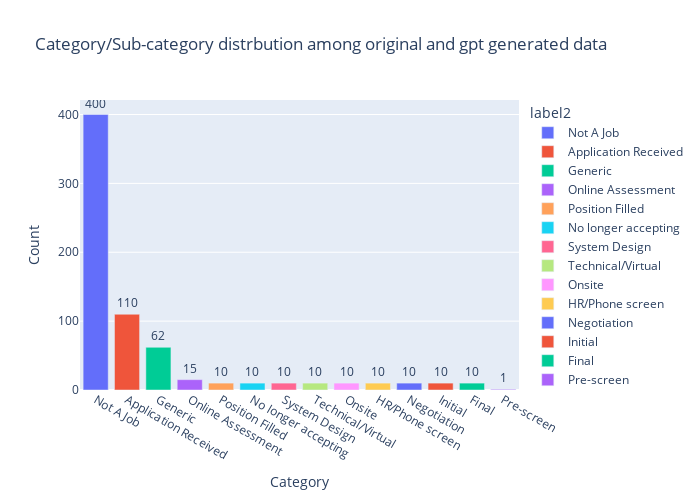

The notebook cell saved with this chart:
### Code cell
plot_value_counts(df=df_for_label_distribution, column_name='label2', title='Category/Sub-category distrbution among original and gpt generated data')

### Figure 1 — Plotly figure (JSON) as saved in the notebook; plotly's stock layout.template omitted (floating-point values rounded to 4 significant figures)
{"data": [{"alignmentgroup": "True", "hovertemplate": "label2=%{x}<br>Count=%{text}<extra></extra>", "legendgroup": "Not A Job", "marker": {"color": "#636EFA", "pattern": {"shape": ""}}, "name": "Not A Job", "offsetgroup": "Not A Job", "orientation": "v", "showlegend": true, "text": [400], "textposition": "outside", "type": "bar", "x": ["Not A Job"], "xaxis": "x", "y": [400], "yaxis": "y"}, {"alignmentgroup": "True", "hovertemplate": "label2=%{x}<br>Count=%{text}<extra></extra>", "legendgroup": "Application Received", "marker": {"color": "#EF553B", "pattern": {"shape": ""}}, "name": "Application Received", "offsetgroup": "Application Received", "orientation": "v", "showlegend": true, "text": [110], "textposition": "outside", "type": "bar", "x": ["Application Received"], "xaxis": "x", "y": [110], "yaxis": "y"}, {"alignmentgroup": "True", "hovertemplate": "label2=%{x}<br>Count=%{text}<extra></extra>", "legendgroup": "Generic", "marker": {"color": "#00CC96", "pattern": {"shape": ""}}, "name": "Generic", "offsetgroup": "Generic", "orientation": "v", "showlegend": true, "text": [62], "textposition": "outside", "type": "bar", "x": ["Generic"], "xaxis": "x", "y": [62], "yaxis": "y"}, {"alignmentgroup": "True", "hovertemplate": "label2=%{x}<br>Count=%{text}<extra></extra>", "legendgroup": "Online Assessment", "marker": {"color": "#AB63FA", "pattern": {"shape": ""}}, "name": "Online Assessment", "offsetgroup": "Online Assessment", "orientation": "v", "showlegend": true, "text": [15], "textposition": "outside", "type": "bar", "x": ["Online Assessment"], "xaxis": "x", "y": [15], "yaxis": "y"}, {"alignmentgroup": "True", "hovertemplate": "label2=%{x}<br>Count=%{text}<extra></extra>", "legendgroup": "Position Filled", "marker": {"color": "#FFA15A", "pattern": {"shape": ""}}, "name": "Position Filled", "offsetgroup": "Position Filled", "orientation": "v", "showlegend": true, "text": [10], "textposition": "outside", "type": "bar", "x": ["Position Filled"], "xaxis": "x", "y": [10], "yaxis": "y"}, {"alignmentgroup": "True", "hovertemplate": "label2=%{x}<br>Count=%{text}<extra></extra>", "legendgroup": "No longer accepting", "marker": {"color": "#19D3F3", "pattern": {"shape": ""}}, "name": "No longer accepting", "offsetgroup": "No longer accepting", "orientation": "v", "showlegend": true, "text": [10], "textposition": "outside", "type": "bar", "x": ["No longer accepting"], "xaxis": "x", "y": [10], "yaxis": "y"}, {"alignmentgroup": "True", "hovertemplate": "label2=%{x}<br>Count=%{text}<extra></extra>", "legendgroup": "System Design", "marker": {"color": "#FF6692", "pattern": {"shape": ""}}, "name": "System Design", "offsetgroup": "System Design", "orientation": "v", "showlegend": true, "text": [10], "textposition": "outside", "type": "bar", "x": ["System Design"], "xaxis": "x", "y": [10], "yaxis": "y"}, {"alignmentgroup": "True", "hovertemplate": "label2=%{x}<br>Count=%{text}<extra></extra>", "legendgroup": "Technical/Virtual", "marker": {"color": "#B6E880", "pattern": {"shape": ""}}, "name": "Technical/Virtual", "offsetgroup": "Technical/Virtual", "orientation": "v", "showlegend": true, "text": [10], "textposition": "outside", "type": "bar", "x": ["Technical/Virtual"], "xaxis": "x", "y": [10], "yaxis": "y"}, {"alignmentgroup": "True", "hovertemplate": "label2=%{x}<br>Count=%{text}<extra></extra>", "legendgroup": "Onsite", "marker": {"color": "#FF97FF", "pattern": {"shape": ""}}, "name": "Onsite", "offsetgroup": "Onsite", "orientation": "v", "showlegend": true, "text": [10], "textposition": "outside", "type": "bar", "x": ["Onsite"], "xaxis": "x", "y": [10], "yaxis": "y"}, {"alignmentgroup": "True", "hovertemplate": "label2=%{x}<br>Count=%{text}<extra></extra>", "legendgroup": "HR/Phone screen", "marker": {"color": "#FECB52", "pattern": {"shape": ""}}, "name": "HR/Phone screen", "offsetgroup": "HR/Phone screen", "orientation": "v", "showlegend": true, "text": [10], "textposition": "outside", "type": "bar", "x": ["HR/Phone screen"], "xaxis": "x", "y": [10], "yaxis": "y"}, {"alignmentgroup": "True", "hovertemplate": "label2=%{x}<br>Count=%{text}<extra></extra>", "legendgroup": "Negotiation", "marker": {"color": "#636EFA", "pattern": {"shape": ""}}, "name": "Negotiation", "offsetgroup": "Negotiation", "orientation": "v", "showlegend": true, "text": [10], "textposition": "outside", "type": "bar", "x": ["Negotiation"], "xaxis": "x", "y": [10], "yaxis": "y"}, {"alignmentgroup": "True", "hovertemplate": "label2=%{x}<br>Count=%{text}<extra></extra>", "legendgroup": "Initial", "marker": {"color": "#EF553B", "pattern": {"shape": ""}}, "name": "Initial", "offsetgroup": "Initial", "orientation": "v", "showlegend": true, "text": [10], "textposition": "outside", "type": "bar", "x": ["Initial"], "xaxis": "x", "y": [10], "yaxis": "y"}, {"alignmentgroup": "True", "hovertemplate": "label2=%{x}<br>Count=%{text}<extra></extra>", "legendgroup": "Final", "marker": {"color": "#00CC96", "pattern": {"shape": ""}}, "name": "Final", "offsetgroup": "Final", "orientation": "v", "showlegend": true, "text": [10], "textposition": "outside", "type": "bar", "x": ["Final"], "xaxis": "x", "y": [10], "yaxis": "y"}, {"alignmentgroup": "True", "hovertemplate": "label2=%{x}<br>Count=%{text}<extra></extra>", "legendgroup": "Pre-screen", "marker": {"color": "#AB63FA", "pattern": {"shape": ""}}, "name": "Pre-screen", "offsetgroup": "Pre-screen", "orientation": "v", "showlegend": true, "text": [1], "textposition": "outside", "type": "bar", "x": ["Pre-screen"], "xaxis": "x", "y": [1], "yaxis": "y"}], "layout": {"barmode": "relative", "height": 500, "legend": {"title": {"text": "label2"}, "tracegroupgap": 0}, "title": {"text": "Category/Sub-category distrbution among original and gpt generated data"}, "width": 700, "xaxis": {"anchor": "y", "categoryarray": ["Not A Job", "Application Received", "Generic", "Online Assessment", "Position Filled", "No longer accepting", "System Design", "Technical/Virtual", "Onsite", "HR/Phone screen", "Negotiation", "Initial", "Final", "Pre-screen"], "categoryorder": "array", "domain": [0, 1], "title": {"text": "Category"}}, "yaxis": {"anchor": "x", "domain": [0, 1], "title": {"text": "Count"}}}}
